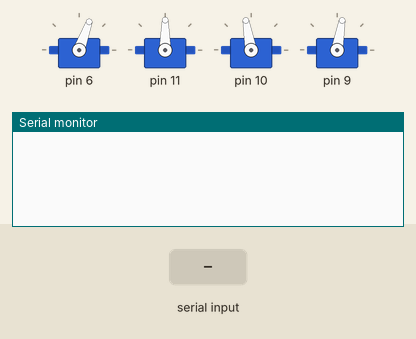
Recording of a sketch running on a simulated Arduino Uno, built with avr-gcc and run on an emulated ATmega328P. Parts: 4 × servo, the last lines printed to the serial monitor. The inputs (shaded band) are chosen by the test bench.

Above: at 1.4 s.
1.5 s: "twist 1\n" received over Serial
At 4.0 s:
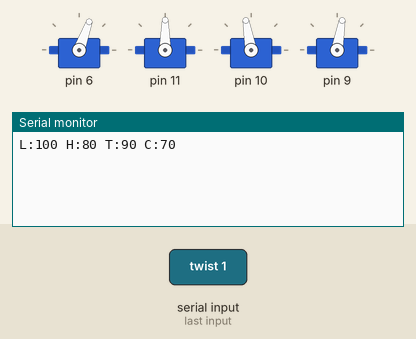
4.5 s: "set 1\n" received over Serial
At 6.9 s:
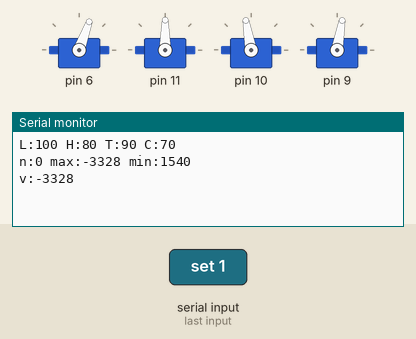

Measured:
- after the input at 1.5 s, the serial monitor: prints a new line after 1.7 s (image 1)
- after the input at 4.5 s, the serial monitor: prints a new line after 1.0 s (image 2)

The sketch:

robot-arm-1.ino
```cpp
#include "Claw.h"
#include "Pivot.h"
#include <Servo.h>
String instruction;

Claw claw;
Pivot twist;
Pivot lean;
Pivot height;

void setup() {
  Serial.begin(9600);
  claw.init(6, 70, 60, 100);
  twist.init(11, 90, 20, 140);
  lean.init(10, 100, 60, 140);
  height.init(9, 80, 20, 100);
  reset();
}

void loop() {

  instruction = Serial.readString();

  if (instruction != "") {
    String firstArg = getArg(instruction, 1);
    String secondArg = getArg(instruction, 2);
    String thirdArg = getArg(instruction, 3);

    Pivot pivot;
    if (secondArg == "twist") {
        pivot = twist;
    }
    else if (secondArg == "lean") {
        pivot = lean;
    }
    else if (secondArg == "height") {
        pivot = height;
    }

    if (firstArg == "set") {
      pivot.setValue(thirdArg.toInt());
    }

    if (firstArg == "more") {
      pivot.more();
    }

    if (firstArg == "less") {
      pivot.less();
    }

    if (firstArg == "claw") {
      if (secondArg == "open") {
        claw.openUp();
      }
      else if (secondArg == "close") {
        claw.closeUp();
      }
    }

    if (firstArg == "reset") {
      reset();
    }

    Serial.println("L:" + String(lean.readValue()) + " H:" + String(height.readValue()) + " T:" + String(twist.readValue())  + " C:"+ String(claw.readValue()));
  }

  delay(1000);
}

String getArg(String instruction, int num) {
  int splitIndex = 0;
  int i;
  for (i=1; i<num; i++) {
    splitIndex = instruction.indexOf(' ', splitIndex+1);
    if (splitIndex == -1) {
      return "";
    }
  }
  int splitEnd = instruction.indexOf(' ', splitIndex+1);
  if (i > 1) {
    splitIndex = splitIndex+1;
  }
  return instruction.substring(splitIndex, splitEnd);
}

void reset() {
  lean.reset();
  height.reset();
  twist.reset();
  claw.reset();
}
```

Claw.h
```cpp
#ifndef Claw_h
#define Claw_h

#include "Arduino.h"
#include "Motor.h"

class Claw {

  Motor motor;

  public:
    void init(int pin, int default_value, int max_safe, int min_safe)  {
      motor.init(pin, default_value, max_safe, min_safe);
    }

    void setValue(int value) {
      motor.smoothMove(value);
    }

    void reset() {
      motor.reset();
    }

    void openUp() {
      motor.toMin();
    }

    void closeUp() {
      motor.toMax();
    }

    int readValue() {
      return motor.readValue();
    }
};

#endif
```

Motor.h
```cpp
#ifndef Motor_h
#define Motor_h

#include "Arduino.h"
#include <Servo.h>

class Motor {
  public:

    void init(int pin, int default_value, int min_safe, int max_safe) {
       motor.attach(pin);
       motor_default_value = default_value;
       motor_max_safe = max_safe;
       motor_min_safe = min_safe;
    }

    void smoothMove(int new_value) {
      int current_value = motor.read();
      Serial.println("n:" + String(new_value) + " max:" + String(motor_max_safe) +" min:" + String(motor_min_safe));
      if (new_value > motor_max_safe) {
         new_value = motor_max_safe;
      }
      else if (new_value < motor_min_safe) {
        new_value = motor_min_safe;
      }

     Serial.println("v:" + String(new_value));
     if (new_value > current_value) {
        while (new_value > current_value) {
          current_value = current_value + 2;
          motor.write(current_value);
          delay(50);
        }
      }
      else {
        while (new_value < current_value) {
          current_value = current_value - 2;
          motor.write(current_value);
          delay(50);
        }
      }
      Serial.println("got finish move");
    }

    void quickMove(int new_value) {
      motor.write(new_value);
      delay(50);
    }

    void toMax() {
       smoothMove(motor_max_safe);
    }

    void toMin() {
       smoothMove(motor_min_safe);
    }

    void reset() {
      quickMove(motor_default_value);
    }

    int readValue() {
      return motor.read();
    }

    int motor_max_safe;
    int motor_min_safe;
    int motor_default_value;

  private:
    Servo motor;

};

#endif
```

Pivot.h
```cpp
#ifndef Pivot_h
#define Pivot_h

#include "Arduino.h"
#include "Motor.h"

class Pivot {

  Motor motor;
  const static int stepValue = 20;

  public:

    void init(int pin, int default_value, int max_safe, int min_safe)  {
      motor.init(pin, default_value, max_safe, min_safe);
    }

    void setValue(int value) {
      motor.smoothMove(value);
    }

    void more() {
      motor.smoothMove(readValue() + stepValue);
    }

    void less() {
      motor.smoothMove(readValue() - stepValue);
    }

    void reset() {
      motor.reset();
    }

    int readValue() {
      return motor.readValue();
    }
};

#endif
```
